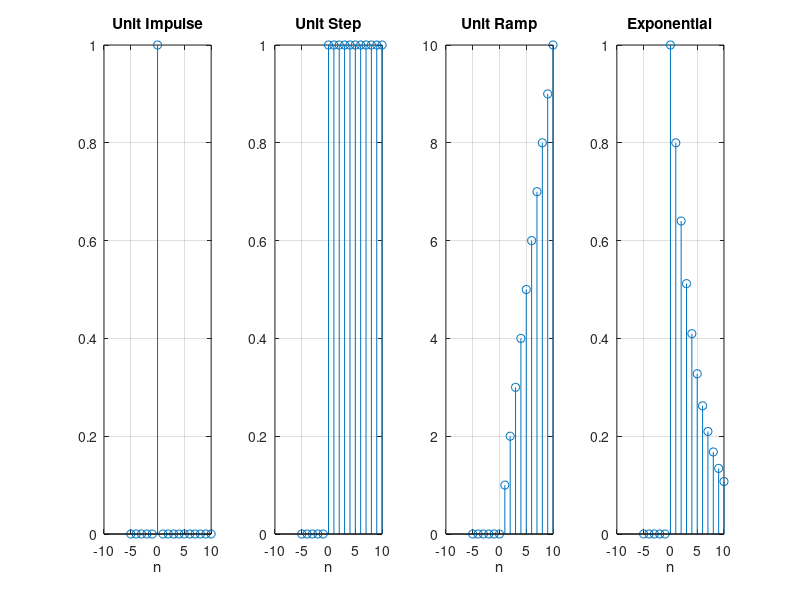

Recreate this plot in MATLAB.
% DSP WEEK 1 - TASK 1.4
% Discrete-Time Signals using GNU Octave

clc;
clear;
close all;

n = -5:10;

% Unit Impulse Signal
delta = double(n == 0);

% Unit Step Signal
u = double(n >= 0);

% Unit Ramp Signal
r = n .* u;

% Exponential Signal
expo = (0.8 .^ n) .* u;

% Plot all four signals
figure;

subplot(1,4,1);
stem(n, delta);
title("Unit Impulse");
xlabel("n");
grid on;

subplot(1,4,2);
stem(n, u);
title("Unit Step");
xlabel("n");
grid on;

subplot(1,4,3);
stem(n, r);
title("Unit Ramp");
xlabel("n");
grid on;

subplot(1,4,4);
stem(n, expo);
title("Exponential");
xlabel("n");
grid on;
